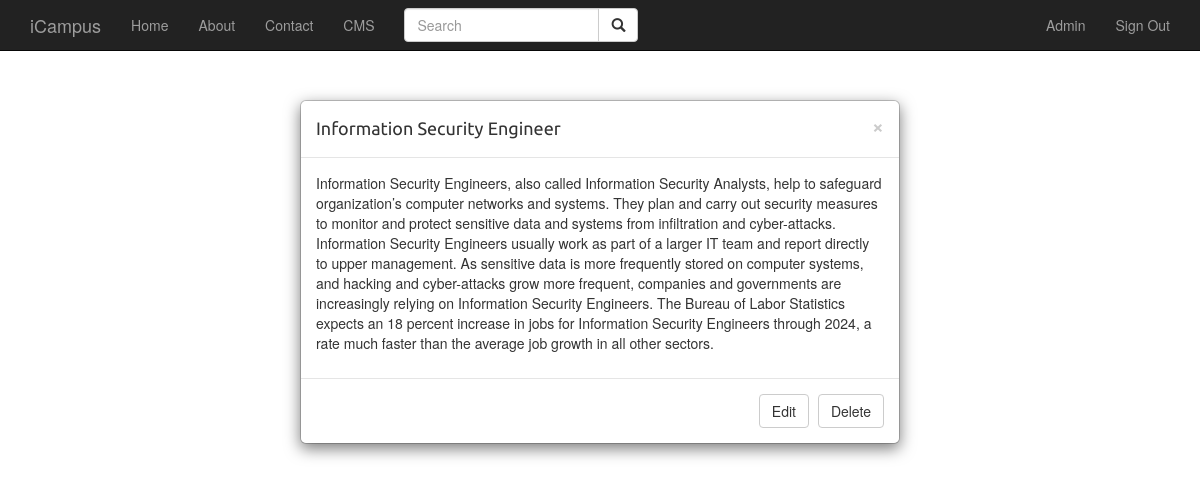
Screenshot of /cms/careers/2 (signed in) with the database file from the repository.
### app/models.py (models this page shows, shortened)
class User(UserMixin, db.Model):
    __tablename__='users'
    id = db.Column(db.Integer, primary_key = True)
    email = db.Column(db.String(64), unique=True, index=True)
    username = db.Column(db.String(64), unique=True, index=True)
    password_hash = db.Column(db.String(128))
    role_id = db.Column(db.Integer, db.ForeignKey('roles.id'))
    comments = db.relationship('Comment', backref='owner', lazy='dynamic')
    @property
    def password(self):
        raise AttributeError('password is not a readable attribute')
    def can(self, perm):
        return self.role is not None and self.role.has_permission(perm)

class Career(db.Model):
    __tablename__ = 'careers'
    id = db.Column(db.Integer, primary_key=True)
    name = db.Column(db.String(64))
    overview = db.Column(db.Text)
    image_url = db.Column(db.String, default=None, nullable=True)
    category_id = db.Column(db.Integer, db.ForeignKey('categories.id'))
    comments = db.relationship('Comment', backref='career', lazy='dynamic')
    tags = db.relationship('Tag', secondary=career_tags)

### app/main/views.py (the view)
@main.route('/cms/careers/<int:id>')
def ret_career(id):
    career = Career.query.filter_by(id=id).first()
    return render_template('cms_career_detail.html', career=career)

### app/main/__init__.py (called while the page is built)
@main.app_context_processor
def inject_permissions():
    return dict(Permission=Permission)

### app/models.py (called while the page is built)
@login_manager.user_loader
def load_user(user_id):
    return User.query.get(int(user_id))

    def has_permission(self, perm):
        return self.permissions & perm == perm

### app/templates/cms_career_detail.html
{% extends 'base.html' %}
{% block page_content %}
<div class="modal-dialog" role="document">
        <div class="modal-content">
            <div class="modal-header">
                <button type="button" class="close" data-dismiss="modal" aria-label="Close"><span aria-hidden="true">&times;</span></button>
                <h4 class="modal-title" id="myModalLabel">{{ career.name }}</h4>
           </div>
        <div class="modal-body">
			<p>{{ career.overview }}</p>
        </div>
        <div class="modal-footer">
            <a href="{{ url_for('main.edit_career', id=career.id) }}" type="button" class="btn btn-default" data-dismiss="modal">Edit</a>
            <a href="{{ url_for('main.delete_career', id=career.id) }}" type="button" class="btn btn-default" data-dismiss="modal">Delete</a>
        </div>
    </div>
</div>
{% endblock %}

### app/templates/base.html (shortened to what this page needs)
{% extends "bootstrap/base.html" %}
{% block head %}
    {{ super() }}
    <link rel="stylesheet" href="{{ url_for('static', filename = 'css/base.css') }}">
    <link rel="stylesheet" href="{{ url_for('static', filename = 'css/comment.css') }}">
{% endblock %}
{% block navbar %}
<div class="navbar navbar-inverse navbar-fixed-top" role="navigation">
    <div class="container">
        <div class="navbar-header">
            <a class="navbar-brand" href="/">iCampus</a>
        </div>
        <div class="navbar-collapse collapse">
            <ul class="nav navbar-nav">
                <li><a href="/">Home</a></li>
                <li><a href="/about">About</a></li>
                <li><a href="/contact">Contact</a></li>
                {% if current_user.can(Permission.WRITE) %}
                <li><a href="/cms">CMS</a></li>
                {% endif %}
            </ul>
            <form class="navbar-form navbar-left" role="search">
                <div class="input-group">
                    <input type="text" class="form-control" placeholder="Search" name="q">
                    <div class="input-group-btn">
                        <button class="btn btn-default" type="submit"><i class="glyphicon glyphicon-search"></i></button>
                    </div>
                </div>
            </form>
            <ul class="nav navbar-nav navbar-right">
                {% if current_user.is_authenticated %}
                <li style=""><a href="">{{ current_user.username | capitalize }}</a></li>
                <li><a href="{{ url_for('auth.logout') }}">Sign Out</a></li>
                {% else %}
                <li><a href="{{ url_for('auth.login') }}">Sign In</a></li>
                <li><a href="{{ url_for('auth.register') }}">Register</a></li>
                {% endif %}
            </ul>
        </div>
    </div>
</div>
{% endblock %}
{% block content %}
<div class="container">
    {% block page_content %}{% endblock %}
</div>
{% endblock %}

### app/static/css/base.css (style rules this page uses)
h1, h2, h3, h4, h5 , h6 { font-family: 'Ubuntu', sans-serif; font-weight:normal; }
body { padding-top: 70px; }
a { text-decoration:none; color:#5993bb; }

### rows the page displays
User: username "Admin"
Career: name "Information Security Engineer", overview "Information Security Engineers, also called Information Security Analysts, help to safeguard organization’s computer networks and systems. They plan and carry out security measures to monitor and protect sensitive data and systems from infiltration and cyber-attacks. Information Security Engineers usually work as part of a larger IT team and report directly to upper management. As sensitive data is more frequently stored on computer systems, and hacking and cyber-attacks grow more frequent, companies and governments are increasingly relying on Information Security Engineers. The Bureau of Labor Statistics expects an 18 percent increase in jobs for Information Security Engineers through…"
